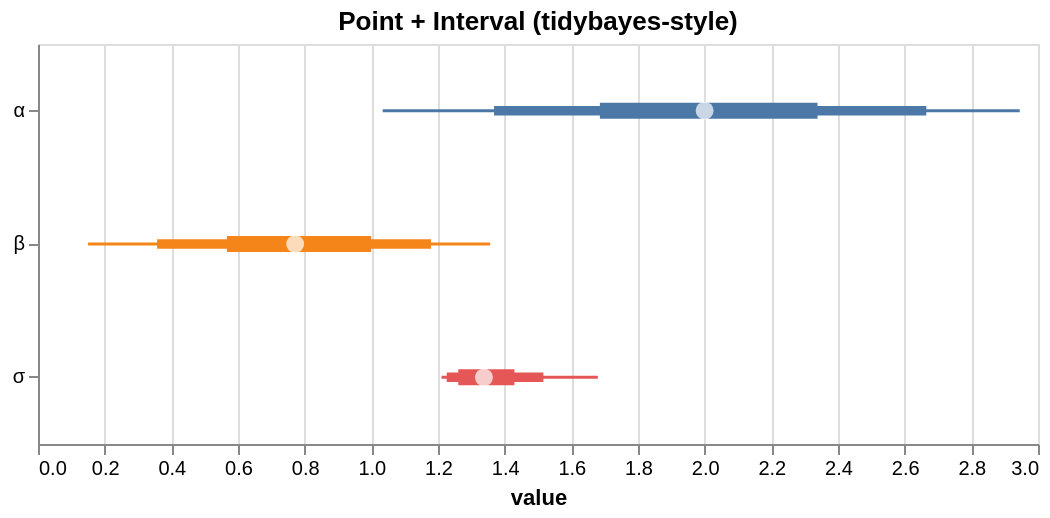

Write the Vega-Lite specification saved for this chart.
### Vega-Lite specification from a JSON file in a GitHub repository (floating-point values rounded to 4 significant figures)
{"$schema": "https://vega.github.io/schema/vega-lite/v5.json", "height": 200, "layer": [{"encoding": {"x2": {"field": "hi_0_95_"}, "x": {"field": "lo_0_95_", "title": "value", "type": "quantitative"}, "color": {"field": "parameter", "type": "nominal", "legend": null}, "y": {"axis": {"title": null}, "field": "parameter", "type": "nominal"}}, "mark": {"strokeWidth": 1.5, "type": "rule"}}, {"encoding": {"x2": {"field": "hi_0_8_"}, "x": {"field": "lo_0_8_", "title": "value", "type": "quantitative"}, "color": {"field": "parameter", "type": "nominal", "legend": null}, "y": {"axis": {"title": null}, "field": "parameter", "type": "nominal"}}, "mark": {"strokeWidth": 4.75, "type": "rule"}}, {"encoding": {"x2": {"field": "hi_0_5_"}, "x": {"field": "lo_0_5_", "title": "value", "type": "quantitative"}, "color": {"field": "parameter", "type": "nominal", "legend": null}, "y": {"axis": {"title": null}, "field": "parameter", "type": "nominal"}}, "mark": {"strokeWidth": 8.0, "type": "rule"}}, {"encoding": {"x": {"field": "__point__", "type": "quantitative"}, "y": {"field": "parameter", "type": "nominal"}}, "mark": {"filled": true, "color": "white", "size": 80, "type": "point"}}], "data": {"values": [{"parameter": "α", "lo_0_95_": 1.034, "lo_0_8_": 1.368, "hi_0_8_": 2.665, "hi_0_5_": 2.339, "__point__": 2.0, "hi_0_95_": 2.945, "lo_0_5_": 1.686}, {"parameter": "β", "lo_0_95_": 0.1501, "lo_0_8_": 0.3573, "hi_0_8_": 1.179, "hi_0_5_": 0.9994, "__point__": 0.7715, "hi_0_95_": 1.356, "lo_0_5_": 0.5667}, {"parameter": "σ", "lo_0_95_": 1.21, "lo_0_8_": 1.226, "hi_0_8_": 1.516, "hi_0_5_": 1.429, "__point__": 1.338, "hi_0_95_": 1.68, "lo_0_5_": 1.261}]}, "title": "Point + Interval (tidybayes-style)", "width": 500}
